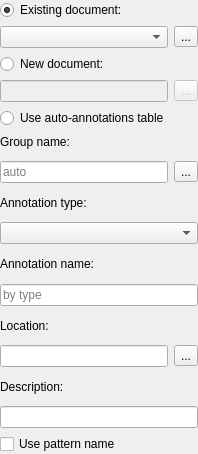
<?xml version="1.0" encoding="UTF-8"?>
<ui version="4.0">
 <class>CreateAnnotationOptionsPanelWidget</class>
 <widget class="QWidget" name="CreateAnnotationOptionsPanelWidget">
  <property name="geometry">
   <rect>
    <x>0</x>
    <y>0</y>
    <width>198</width>
    <height>454</height>
   </rect>
  </property>
  <property name="windowTitle">
   <string>Form</string>
  </property>
  <layout class="QVBoxLayout" name="mainLayout">
   <property name="spacing">
    <number>0</number>
   </property>
   <property name="leftMargin">
    <number>0</number>
   </property>
   <property name="topMargin">
    <number>0</number>
   </property>
   <property name="rightMargin">
    <number>0</number>
   </property>
   <property name="bottomMargin">
    <number>0</number>
   </property>
   <item>
    <widget class="QWidget" name="saveAnnotationsInnerWidget" native="true">
     <property name="sizePolicy">
      <sizepolicy hsizetype="Preferred" vsizetype="Minimum">
       <horstretch>0</horstretch>
       <verstretch>0</verstretch>
      </sizepolicy>
     </property>
     <property name="toolTip">
      <string>Choose a file to store the annotations</string>
     </property>
     <layout class="QVBoxLayout" name="verticalLayout_2">
      <property name="sizeConstraint">
       <enum>QLayout::SetMinAndMaxSize</enum>
      </property>
      <property name="leftMargin">
       <number>0</number>
      </property>
      <property name="topMargin">
       <number>0</number>
      </property>
      <property name="rightMargin">
       <number>0</number>
      </property>
      <property name="bottomMargin">
       <number>0</number>
      </property>
      <item>
       <widget class="QRadioButton" name="rbExistingTable">
        <property name="text">
         <string>Existing document:</string>
        </property>
        <property name="checked">
         <bool>true</bool>
        </property>
       </widget>
      </item>
      <item>
       <layout class="QHBoxLayout" name="horizontalLayout">
        <item>
         <widget class="QComboBox" name="cbExistingTable">
          <property name="sizeAdjustPolicy">
           <enum>QComboBox::AdjustToContentsOnFirstShow</enum>
          </property>
         </widget>
        </item>
        <item>
         <widget class="QToolButton" name="tbBrowseExistingTable">
          <property name="text">
           <string>...</string>
          </property>
          <property name="icon">
           <iconset resource="../../U2Gui.qrc">
            <normaloff>:/core/images/load_selected_documents.png</normaloff>:/core/images/load_selected_documents.png</iconset>
          </property>
         </widget>
        </item>
       </layout>
      </item>
      <item>
       <widget class="QRadioButton" name="rbCreateNewTable">
        <property name="text">
         <string>New document:</string>
        </property>
       </widget>
      </item>
      <item>
       <layout class="QHBoxLayout" name="horizontalLayout_2">
        <item>
         <widget class="QLineEdit" name="leNewTablePath">
          <property name="enabled">
           <bool>false</bool>
          </property>
         </widget>
        </item>
        <item>
         <widget class="QToolButton" name="tbBrowseNewTable">
          <property name="enabled">
           <bool>false</bool>
          </property>
          <property name="text">
           <string>...</string>
          </property>
         </widget>
        </item>
       </layout>
      </item>
      <item>
       <widget class="QRadioButton" name="rbUseAutoTable">
        <property name="text">
         <string>Use auto-annotations table</string>
        </property>
       </widget>
      </item>
     </layout>
    </widget>
   </item>
   <item>
    <widget class="QWidget" name="annotationParametersInnerWidget" native="true">
     <property name="sizePolicy">
      <sizepolicy hsizetype="Preferred" vsizetype="Minimum">
       <horstretch>0</horstretch>
       <verstretch>0</verstretch>
      </sizepolicy>
     </property>
     <layout class="QVBoxLayout" name="verticalLayout_3">
      <property name="sizeConstraint">
       <enum>QLayout::SetMinAndMaxSize</enum>
      </property>
      <property name="leftMargin">
       <number>0</number>
      </property>
      <property name="topMargin">
       <number>0</number>
      </property>
      <property name="rightMargin">
       <number>0</number>
      </property>
      <property name="bottomMargin">
       <number>0</number>
      </property>
      <item>
       <widget class="QLabel" name="lblGroupName">
        <property name="text">
         <string>Group name:</string>
        </property>
       </widget>
      </item>
      <item>
       <layout class="QHBoxLayout" name="horizontalLayout_3">
        <item>
         <widget class="QLineEdit" name="leGroupName">
          <property name="placeholderText">
           <string>auto</string>
          </property>
         </widget>
        </item>
        <item>
         <widget class="QToolButton" name="tbSelectGroupName">
          <property name="toolTip">
           <string>Predefined group names</string>
          </property>
          <property name="text">
           <string>...</string>
          </property>
          <property name="icon">
           <iconset resource="../../U2Gui.qrc">
            <normaloff>:/core/images/group_auto.png</normaloff>:/core/images/group_auto.png</iconset>
          </property>
         </widget>
        </item>
       </layout>
      </item>
      <item>
       <widget class="QLabel" name="lblAnnotationType">
        <property name="text">
         <string>Annotation type:</string>
        </property>
       </widget>
      </item>
      <item>
       <widget class="QComboBox" name="cbAnnotationType">
        <property name="sizeAdjustPolicy">
         <enum>QComboBox::AdjustToContentsOnFirstShow</enum>
        </property>
       </widget>
      </item>
      <item>
       <widget class="QLabel" name="lblAnnotationName">
        <property name="text">
         <string>Annotation name:</string>
        </property>
       </widget>
      </item>
      <item>
       <layout class="QHBoxLayout" name="horizontalLayout_4">
        <item>
         <widget class="QLineEdit" name="leAnnotationName">
          <property name="maxLength">
           <number>100</number>
          </property>
          <property name="placeholderText">
           <string>by type</string>
          </property>
         </widget>
        </item>
       </layout>
      </item>
      <item>
       <widget class="QLabel" name="lblLocation">
        <property name="text">
         <string>Location:</string>
        </property>
       </widget>
      </item>
      <item>
       <layout class="QHBoxLayout" name="horizontalLayout_5">
        <item>
         <widget class="QLineEdit" name="leLocation">
          <property name="toolTip">
           <string>Annotation location in GenBank format</string>
          </property>
         </widget>
        </item>
        <item>
         <widget class="QToolButton" name="tbDoComplement">
          <property name="toolTip">
           <string>Add/remove complement flag</string>
          </property>
          <property name="text">
           <string>...</string>
          </property>
          <property name="icon">
           <iconset resource="../../U2Gui.qrc">
            <normaloff>:/core/images/do_complement.png</normaloff>:/core/images/do_complement.png</iconset>
          </property>
         </widget>
        </item>
       </layout>
      </item>
      <item>
       <widget class="QLabel" name="lblDescription">
        <property name="text">
         <string>Description:</string>
        </property>
       </widget>
      </item>
      <item>
       <widget class="QLineEdit" name="leDescription"/>
      </item>
      <item>
       <widget class="QCheckBox" name="chbUsePatternNames">
        <property name="toolTip">
         <string>Use names of patterns as annotations names. In case the patterns are in FASTA format</string>
        </property>
        <property name="text">
         <string>Use pattern name</string>
        </property>
       </widget>
      </item>
     </layout>
    </widget>
   </item>
  </layout>
 </widget>
 <tabstops>
  <tabstop>rbExistingTable</tabstop>
  <tabstop>cbExistingTable</tabstop>
  <tabstop>tbBrowseExistingTable</tabstop>
  <tabstop>rbCreateNewTable</tabstop>
  <tabstop>leNewTablePath</tabstop>
  <tabstop>tbBrowseNewTable</tabstop>
  <tabstop>rbUseAutoTable</tabstop>
  <tabstop>leGroupName</tabstop>
  <tabstop>tbSelectGroupName</tabstop>
  <tabstop>cbAnnotationType</tabstop>
  <tabstop>leAnnotationName</tabstop>
  <tabstop>leLocation</tabstop>
  <tabstop>tbDoComplement</tabstop>
  <tabstop>leDescription</tabstop>
  <tabstop>chbUsePatternNames</tabstop>
 </tabstops>
 <resources>
  <include location="../../U2Gui.qrc"/>
 </resources>
 <connections>
  <connection>
   <sender>rbCreateNewTable</sender>
   <signal>toggled(bool)</signal>
   <receiver>leNewTablePath</receiver>
   <slot>setEnabled(bool)</slot>
   <hints>
    <hint type="sourcelabel">
     <x>98</x>
     <y>75</y>
    </hint>
    <hint type="destinationlabel">
     <x>81</x>
     <y>103</y>
    </hint>
   </hints>
  </connection>
  <connection>
   <sender>rbCreateNewTable</sender>
   <signal>toggled(bool)</signal>
   <receiver>tbBrowseNewTable</receiver>
   <slot>setEnabled(bool)</slot>
   <hints>
    <hint type="sourcelabel">
     <x>98</x>
     <y>75</y>
    </hint>
    <hint type="destinationlabel">
     <x>183</x>
     <y>104</y>
    </hint>
   </hints>
  </connection>
  <connection>
   <sender>rbExistingTable</sender>
   <signal>toggled(bool)</signal>
   <receiver>cbExistingTable</receiver>
   <slot>setEnabled(bool)</slot>
   <hints>
    <hint type="sourcelabel">
     <x>98</x>
     <y>9</y>
    </hint>
    <hint type="destinationlabel">
     <x>82</x>
     <y>41</y>
    </hint>
   </hints>
  </connection>
  <connection>
   <sender>rbExistingTable</sender>
   <signal>toggled(bool)</signal>
   <receiver>tbBrowseExistingTable</receiver>
   <slot>setEnabled(bool)</slot>
   <hints>
    <hint type="sourcelabel">
     <x>98</x>
     <y>9</y>
    </hint>
    <hint type="destinationlabel">
     <x>183</x>
     <y>40</y>
    </hint>
   </hints>
  </connection>
 </connections>
</ui>
